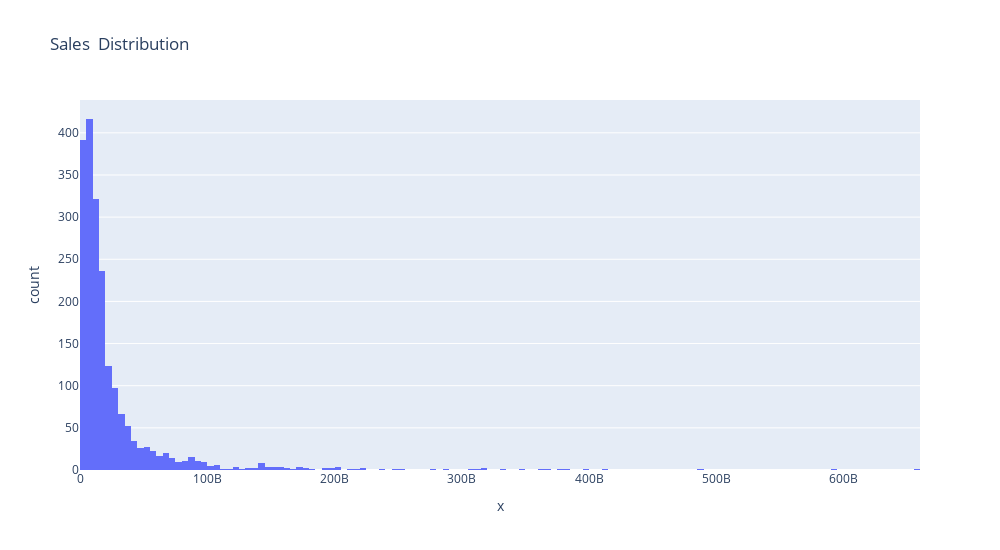

Notebook source saved alongside this figure:
### Markdown cell above
from this data usa have more count of companies and after that china ,japan,uk,india follows

### Code cell
fig=px.histogram(x=df.Sales,title='Sales  Distribution')
fig.update_layout(width=1000,height=550)
fig.show()

### Figure 1 — Plotly figure (JSON) as saved in the notebook; plotly's stock layout.template omitted (floating-point values rounded to 4 significant figures; data arrays with more than 128 entries replaced by an {"elided": "..."} marker saying what was removed)
{"data": [{"alignmentgroup": "True", "bingroup": "x", "hovertemplate": "x=%{x}<br>count=%{y}<extra></extra>", "legendgroup": "", "marker": {"color": "#636efa", "pattern": {"shape": ""}}, "name": "", "offsetgroup": "", "orientation": "v", "showlegend": false, "type": "histogram", "x": {"elided": "2001 int values"}, "xaxis": "x", "yaxis": "y"}], "layout": {"barmode": "relative", "height": 550, "legend": {"tracegroupgap": 0}, "title": {"text": "Sales  Distribution"}, "width": 1000, "xaxis": {"anchor": "y", "autorange": true, "domain": [0, 1], "range": [-0.5, 660000000000.0], "title": {"text": "x"}, "type": "linear"}, "yaxis": {"anchor": "x", "autorange": true, "domain": [0, 1], "range": [0, 438.9], "title": {"text": "count"}}}}
